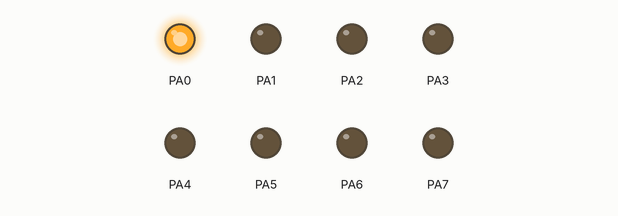
Recording of a program running on a simulated ATmega32, built with avr-gcc and emulated at 16 MHz. Parts: output pins drawn as LEDs (lit = HIGH).

Above: at 0.05 s.
At 0.45 s:
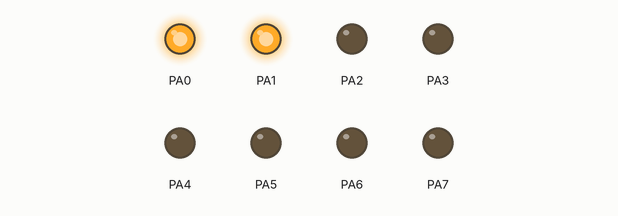
At 0.85 s:
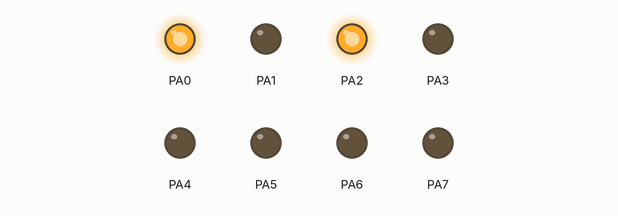
At 1.65 s:
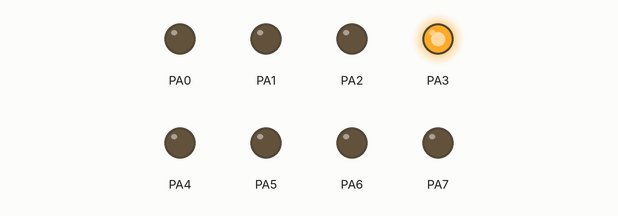
At 2.45 s:
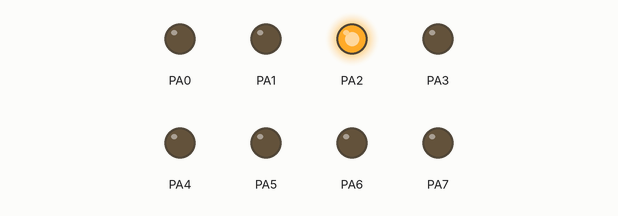
At 3.2 s:
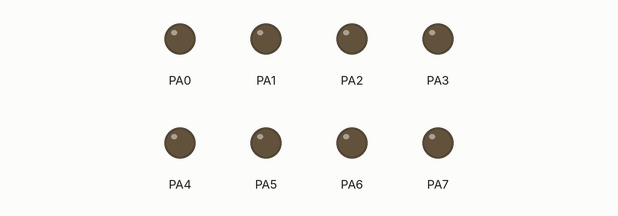
Timing chart, 0 to 4.7 s (numbered marks = the images above):
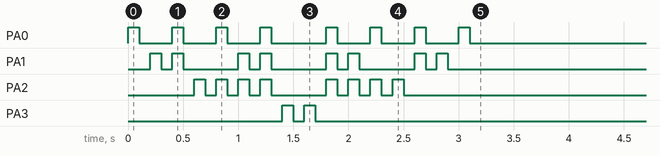

The program:

main.c
```c
/*
 * LAB3_(C).c
 *
 * Created: 02-02-2022 04:50:03 PM
 * Author : mayan
 */

#define F_CPU 16000000UL //clock speed is 16MHz

#include <avr/io.h>
#include <util/delay.h>


int main(void)
{
	char mynum[] = {1,2,3,4,5,6,7,8};
	unsigned char z;
	DDRA = 0xFF;

	while(1)
	{
		for (z=0;z<8;z++)
		{
		PORTA = mynum[z];
		_delay_ms(100);
		PORTA = 0;
		_delay_ms(100);
		}
		for (z=7;z>=0;z--)
		{
			PORTA = mynum[z];
			_delay_ms(100);
			PORTA = 0;
			_delay_ms(100);
		}
	}
}
```

Measured:
- by itself, PA0: goes 3 × (HIGH 0.10 s, LOW 0.30 s), HIGH 0.10 s, LOW 0.50 s, 3 × (HIGH 0.10 s, LOW 0.30 s), HIGH 0.10 s, then LOW
- by itself, PA1: repeats every 0.80 s: LOW 0.10 s, HIGH 0.10 s, LOW 0.50 s, HIGH 0.10 s, until it stays LOW from 2.9 s
- by itself, PA2: goes 3 × (HIGH 0.10 s, LOW 0.10 s), HIGH 0.10 s, LOW 0.50 s, 3 × (HIGH 0.10 s, LOW 0.10 s), HIGH 0.10 s, then LOW
- by itself, PA3: alternates HIGH for 0.10 s and LOW for 0.10 s, 4 changes in all, then stays LOW
